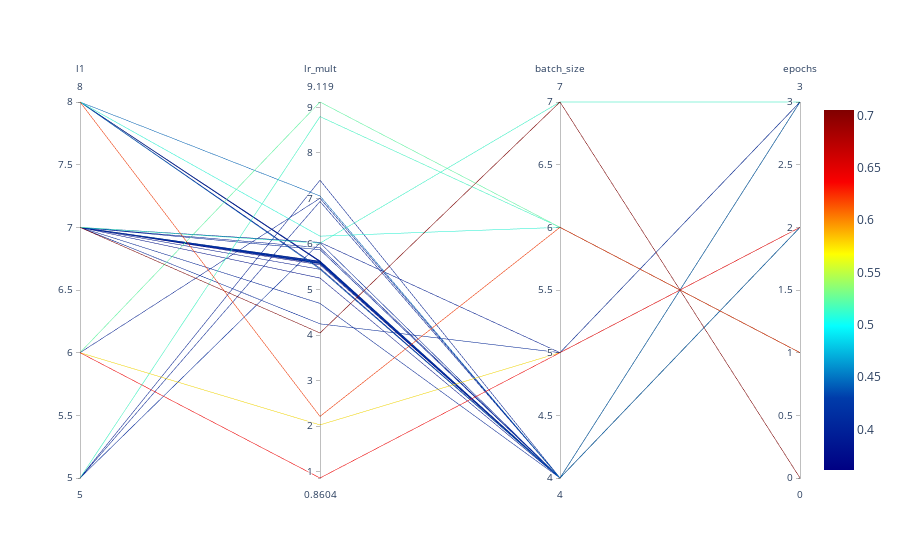

The notebook cell this image was saved under:
### Code cell
spot_tuner.parallel_plot()
